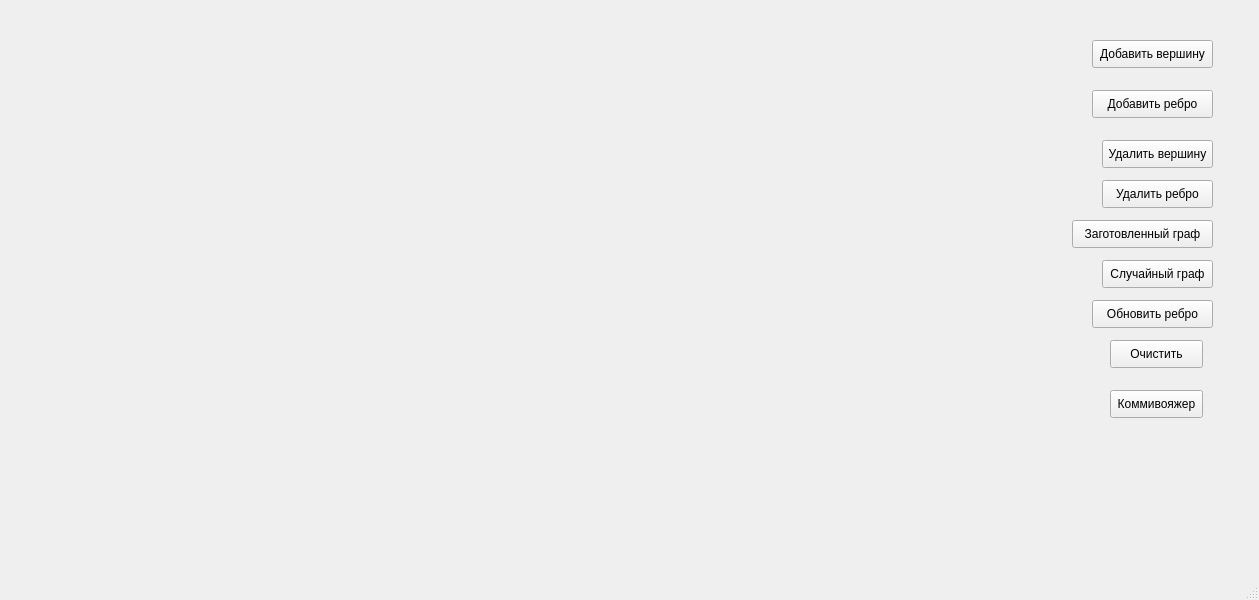
<?xml version="1.0" encoding="UTF-8"?>
<ui version="4.0">
 <class>QtGraphs</class>
 <widget class="QMainWindow" name="QtGraphs">
  <property name="geometry">
   <rect>
    <x>0</x>
    <y>0</y>
    <width>1259</width>
    <height>600</height>
   </rect>
  </property>
  <property name="windowTitle">
   <string>QtGraphs</string>
  </property>
  <widget class="QWidget" name="centralwidget">
   <widget class="QPushButton" name="pushButton_AddNode">
    <property name="geometry">
     <rect>
      <x>1092</x>
      <y>40</y>
      <width>121</width>
      <height>28</height>
     </rect>
    </property>
    <property name="text">
     <string>Добавить вершину</string>
    </property>
   </widget>
   <widget class="QPushButton" name="pushButton_AddEdge">
    <property name="geometry">
     <rect>
      <x>1092</x>
      <y>90</y>
      <width>121</width>
      <height>28</height>
     </rect>
    </property>
    <property name="text">
     <string>Добавить ребро</string>
    </property>
   </widget>
   <widget class="QPushButton" name="pushButton_DeleteNode">
    <property name="geometry">
     <rect>
      <x>1102</x>
      <y>140</y>
      <width>111</width>
      <height>28</height>
     </rect>
    </property>
    <property name="text">
     <string>Удалить вершину</string>
    </property>
   </widget>
   <widget class="QPushButton" name="pushButton_DeleteEdge">
    <property name="geometry">
     <rect>
      <x>1102</x>
      <y>180</y>
      <width>111</width>
      <height>28</height>
     </rect>
    </property>
    <property name="text">
     <string>Удалить ребро</string>
    </property>
   </widget>
   <widget class="QPushButton" name="pushButton_ZagotovlenGraph">
    <property name="geometry">
     <rect>
      <x>1072</x>
      <y>220</y>
      <width>141</width>
      <height>28</height>
     </rect>
    </property>
    <property name="text">
     <string>Заготовленный граф</string>
    </property>
   </widget>
   <widget class="QPushButton" name="pushButton_randGraph">
    <property name="geometry">
     <rect>
      <x>1102</x>
      <y>260</y>
      <width>111</width>
      <height>28</height>
     </rect>
    </property>
    <property name="text">
     <string>Случайный граф</string>
    </property>
   </widget>
   <widget class="QPushButton" name="pushButton_UpdateEdge">
    <property name="geometry">
     <rect>
      <x>1092</x>
      <y>300</y>
      <width>121</width>
      <height>28</height>
     </rect>
    </property>
    <property name="text">
     <string>Обновить ребро</string>
    </property>
   </widget>
   <widget class="QPushButton" name="pushButton_CLEAR">
    <property name="geometry">
     <rect>
      <x>1110</x>
      <y>340</y>
      <width>93</width>
      <height>28</height>
     </rect>
    </property>
    <property name="text">
     <string>Очистить</string>
    </property>
   </widget>
   <widget class="QPushButton" name="pushButton_KomiVoyager">
    <property name="geometry">
     <rect>
      <x>1110</x>
      <y>390</y>
      <width>93</width>
      <height>28</height>
     </rect>
    </property>
    <property name="text">
     <string>Коммивояжер</string>
    </property>
   </widget>
   <widget class="QWidget" name="widget" native="true">
    <property name="geometry">
     <rect>
      <x>30</x>
      <y>30</y>
      <width>521</width>
      <height>451</height>
     </rect>
    </property>
   </widget>
  </widget>
  <widget class="QMenuBar" name="menubar">
   <property name="geometry">
    <rect>
     <x>0</x>
     <y>0</y>
     <width>1259</width>
     <height>26</height>
    </rect>
   </property>
  </widget>
  <widget class="QStatusBar" name="statusbar"/>
 </widget>
 <resources/>
 <connections/>
</ui>
